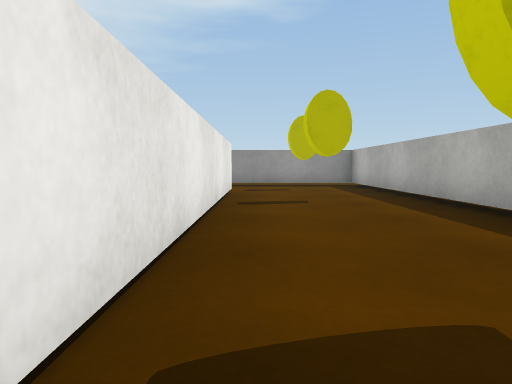
View 1 (above)

24 first-person views from a walk through a scene from a Unity 3-D project. The camera is 0.59 m above the floor, tilts 4° down and sees 70° across. The floor is counted in squares, 1 m on a side. Each view is taken from the middle of a square. On the plan, view 1 faces up. The plan holds only what a view shows up to about 10 squares ahead; the rest is blank. The place goes on beyond the plan. Surface patterns are stand-ins for the level's own textures.

View 2
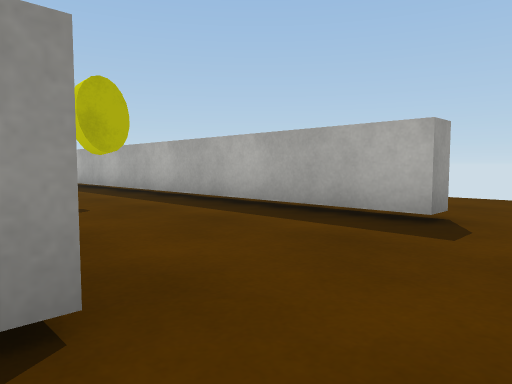

View 3
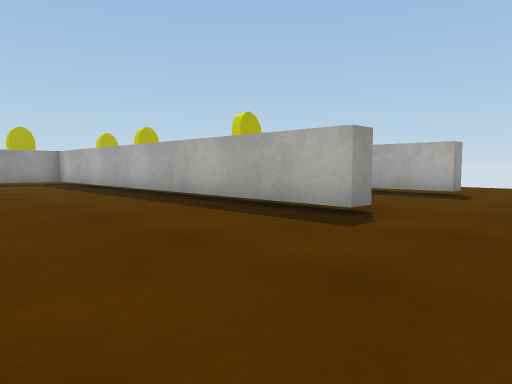

View 4
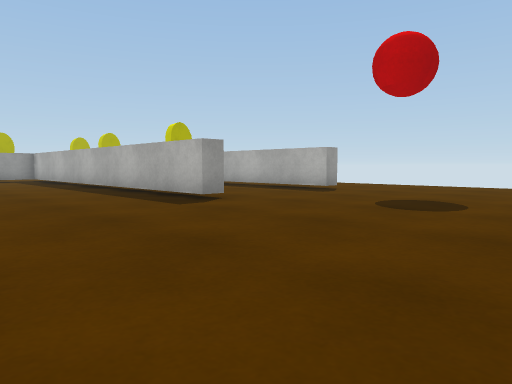

View 5
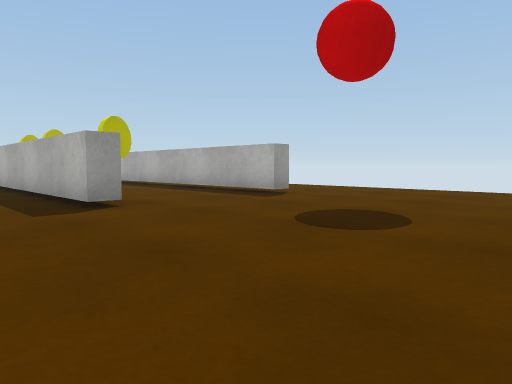

View 6
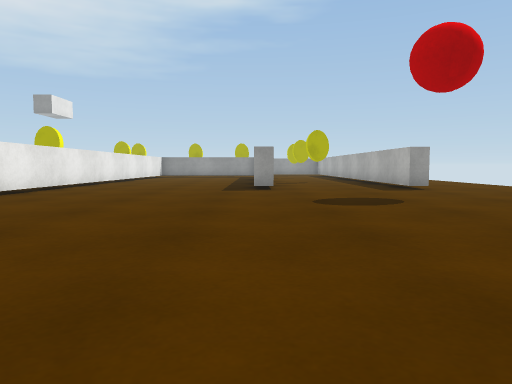

View 7
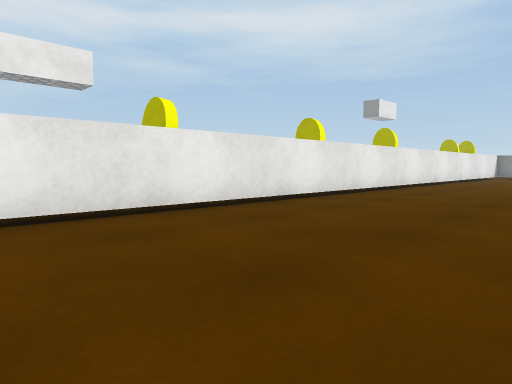

View 8
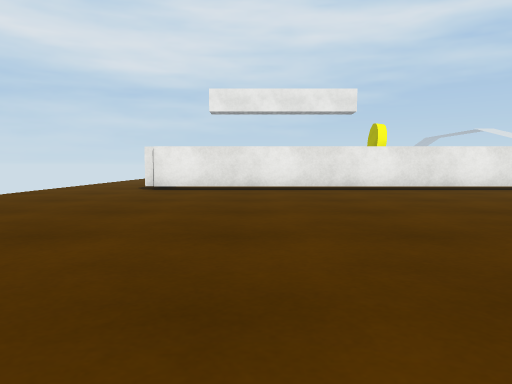

View 9
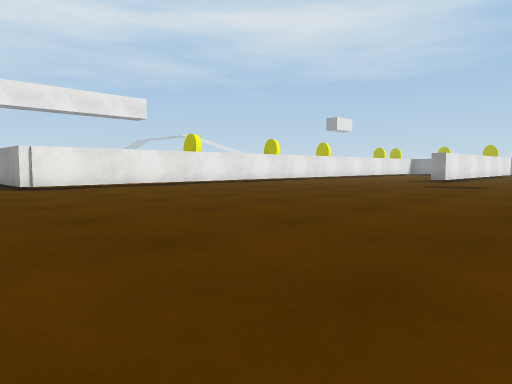

View 10
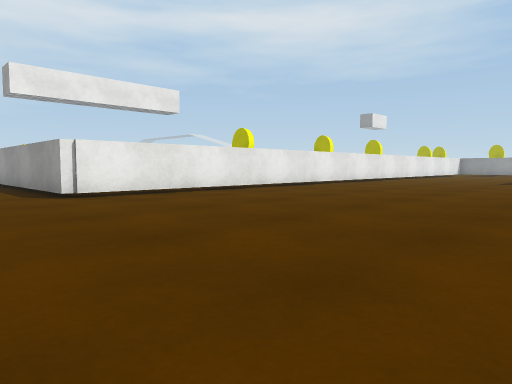

View 11
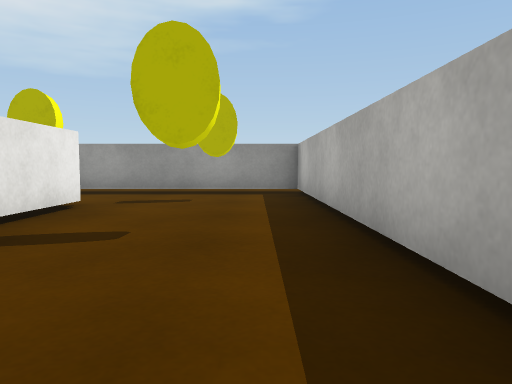

View 12
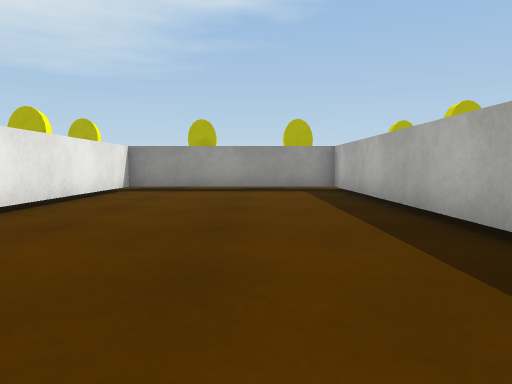

View 13
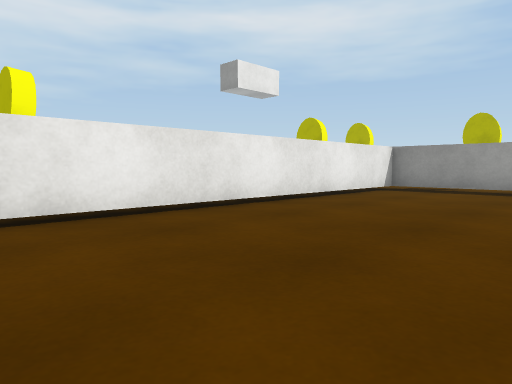

View 14
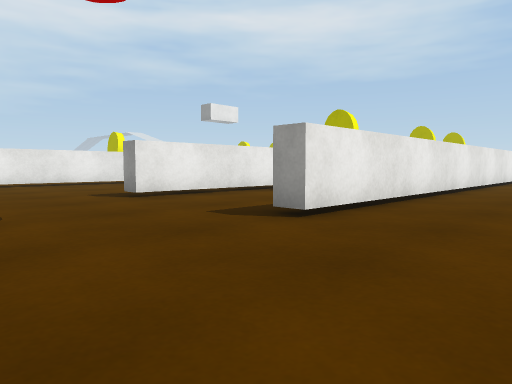

View 15
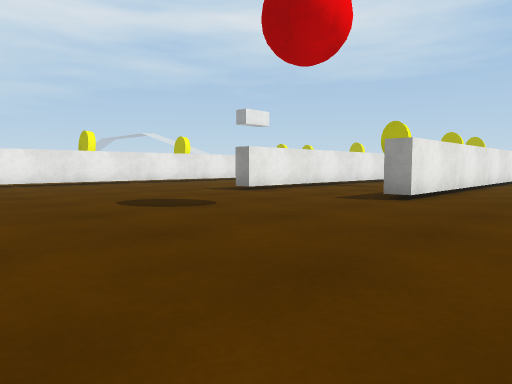

View 16
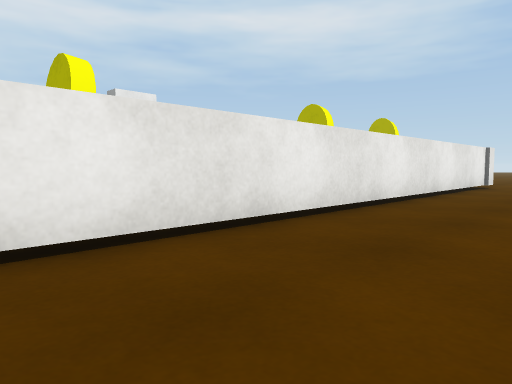

View 17
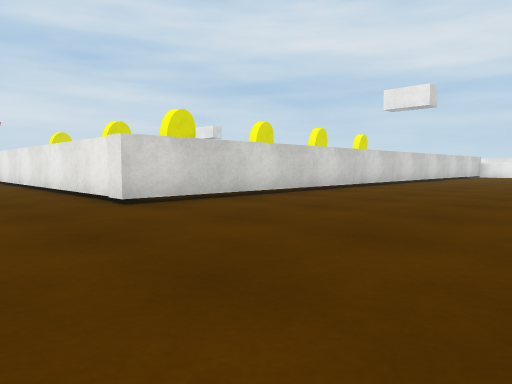

View 18
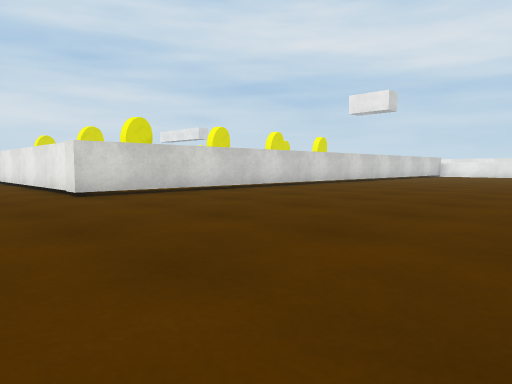

View 19
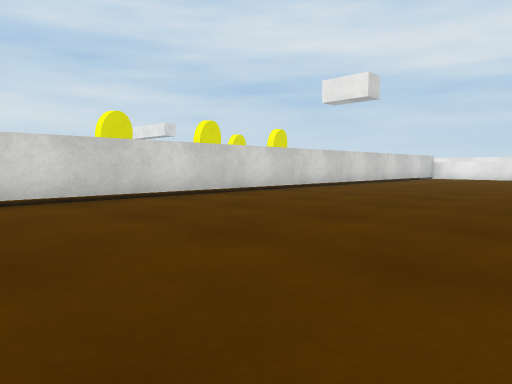

View 20
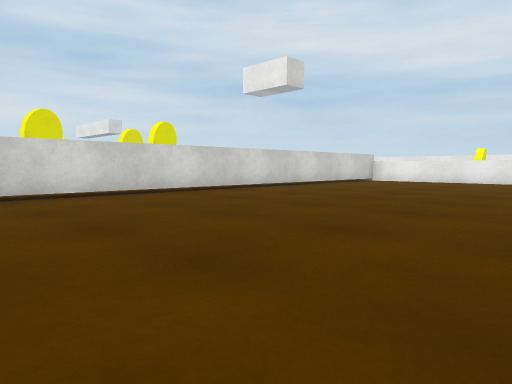

View 21
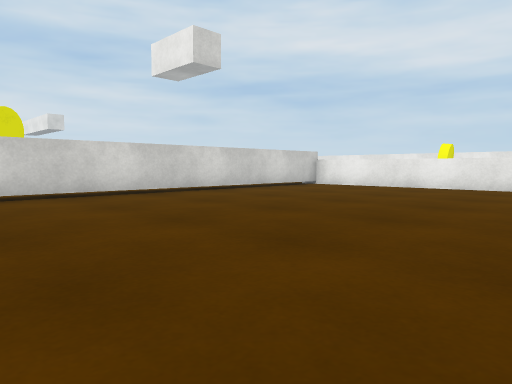

View 22
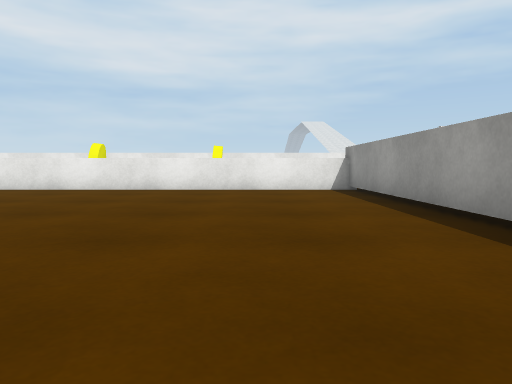

View 23
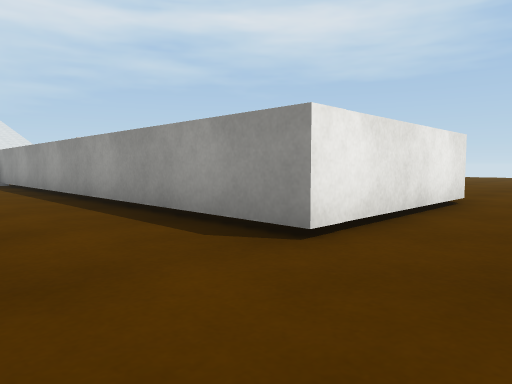

View 24
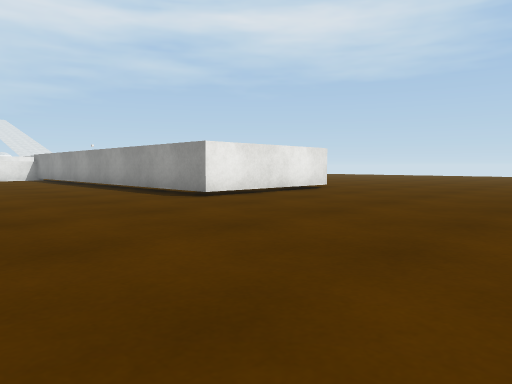

### Floor plan
Key: @ floor where view 1 was taken; # wall or solid block; . floor; ^ raised ledge; C yellow coin; T thing the floor can be seen under or through.
Columns run from 16 left of view 1 to 6 right of it. Each row starts with its distance up from view 1.
 26            ^.....
 25           .#.....
 24           .#.....
 23  ###########.....
 22 ^................
 21 ^.................
 20 ^.................
 19 ^................. ....
 18 ^......................
 17 ^......................
 16 ^......................
 15 ^......................
 14 ^......................
 13 ^ ....................
 12    ...................
 11    #################..
 10      ........  ..C.#..
  9         C..C..C....#..
  8          .######...#..
  7         C.#....#...#..
  6          .#....#.C.#..
  5          .#....#...#..
  4          .T....#...#..
  3          .T....#...#...
  2          .T....#.C.#...
  1          .T....#...#...
  0         C.T....#@..#...
 -1            ....#...#..
 -2          .#....#...#...
 -3          .#............
 -4         C.#............
 -5          .#............
 -6          .#............
 -7          .T............
 -8         C.T............
 -9          .T............
-10          .T.........
-11          .T.........
-12          .T.........
-13          .T.........
-14           T..........
-15      #####...........
-16          ............
-17          .... .......

Where each view was taken, in squares from view 1:
view 1: 0 up, 0 right, facing up
view 2: 4 down, 1 left, facing up-right
view 3: 5 down, 5 left, facing up-right
view 4: 8 down, 5 left, facing up-right
view 5: 8 down, 3 left, facing up-right
view 6: 12 down, 1 left, facing up
view 7: 12 down, 2 left, facing up-left
view 8: 12 down, 3 right, facing left
view 9: 17 down, 4 right, facing up-left
view 10: 17 down, 1 right, facing up-left
view 11: 3 up, 2 right, facing up
view 12: 1 down, 3 left, facing up
view 13: 1 down, 2 left, facing up-left
view 14: 6 down, 6 right, facing up-left
view 15: 9 down, 6 right, facing up-left
view 16: 0 up, 6 right, facing up-left
view 17: 17 up, 6 right, facing down-left
view 18: 19 up, 6 right, facing down-left
view 19: 18 up, 2 right, facing down-left
view 20: 19 up, 2 left, facing down-left
view 21: 19 up, 6 left, facing down-left
view 22: 20 up, 7 left, facing left
view 23: 20 up, 3 left, facing up-left
view 24: 18 up, 1 right, facing up-left
